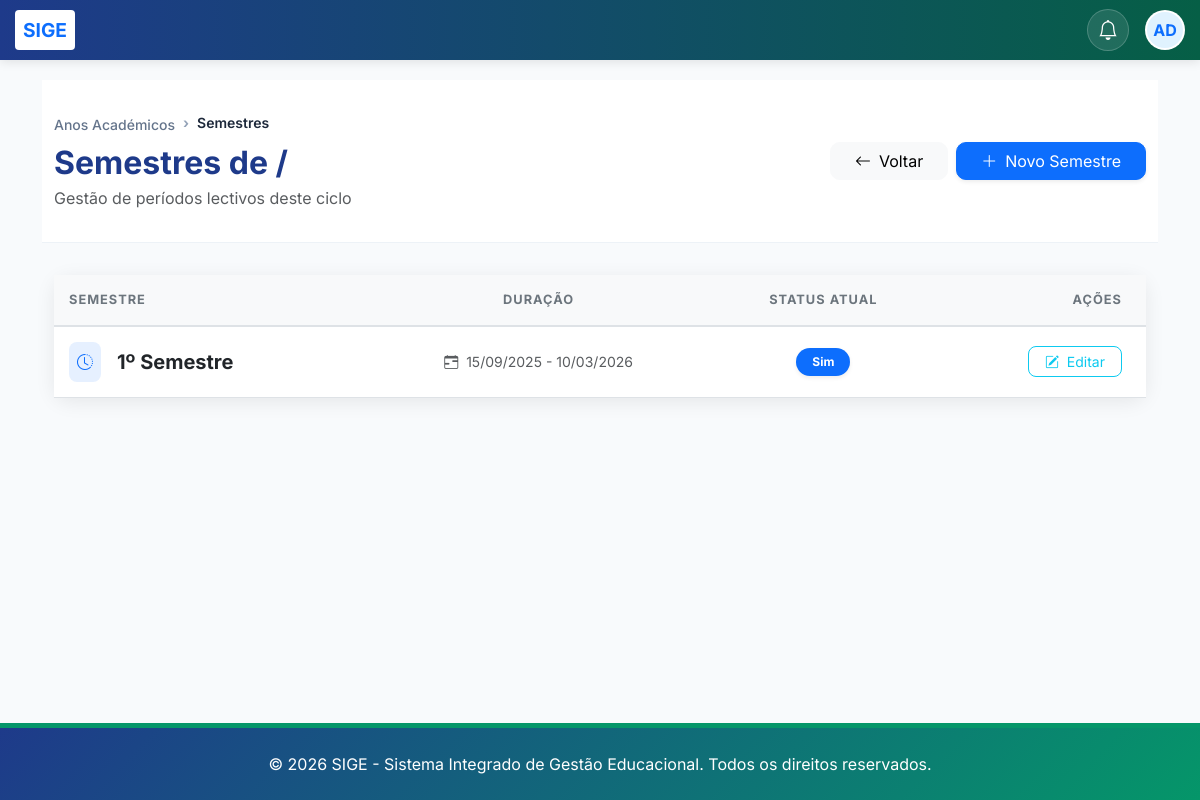
The page /anos-academicos/3/semestres/ (signed in) on the database its author committed.
### core/models.py (models this page shows, shortened)
class Semestre(models.Model):
    SEMESTRE_CHOICES = [
        ('1', '1º Semestre'),
        ('2', '2º Semestre'),
    ]
    ano_academico = models.ForeignKey(AnoAcademico, on_delete=models.CASCADE, related_name='semestres', verbose_name="Ano Académico")
    nome = models.CharField(max_length=20, choices=SEMESTRE_CHOICES, verbose_name="Semestre")
    data_inicio = models.DateField(verbose_name="Data de Início")
    data_fim = models.DateField(verbose_name="Data de Fim")
    ativo = models.BooleanField(default=False, verbose_name="Semestre Atual")
    class Meta:
        verbose_name = "Semestre"
        verbose_name_plural = "Semestres"
        unique_together = ['ano_academico', 'nome']
        ordering = ['ano_academico', 'nome']

### core/views.py (the view)
# urls.py: path('anos-academicos/<int:ano_id>/semestres/', views.semestre_lista, name='semestre_lista'),
@login_required
def semestre_lista(request, ano_id):
    ano = get_object_or_404(AnoAcademico, id=ano_id)
    semestres = ano.semestres.all()
    if request.headers.get('x-requested-with') == 'XMLHttpRequest':
        return render(request, 'core/partials/semestre_lista_inner.html', {'ano': ano, 'semestres': semestres})
    return render(request, 'core/semestre_lista.html', {'ano': ano, 'semestres': semestres})

### core/context_processors.py (called while the page is built)
def subscricao_context(request):
    if not request.user.is_authenticated:
        return {}
    subscricao = Subscricao.objects.filter(estado__in=['ativo', 'teste']).first()
    return {'subscricao': subscricao}

def global_academic_context(request):
    config = ConfiguracaoEscola.objects.first()
    context = {
        'config': config
    }
    if request.user.is_authenticated:
        ano_id = request.session.get('ano_academico_id')
        if ano_id:
            ano_atual = AnoAcademico.objects.filter(id=ano_id).first()
        else:
            ano_atual = AnoAcademico.get_atual()
            if ano_atual:
                request.session['ano_academico_id'] = ano_atual.id
        semestre_atual = None
        if ano_atual:
            semestre_atual = ano_atual.semestres.filter(ativo=True).first()
        perfil = PerfilUsuario.objects.filter(user=request.user).first()
        context.update({
            'ano_atual': ano_atual,
            'semestre_atual': semestre_atual,
            'user_perfil': perfil
        })
    return context

### core/templates/core/semestre_lista.html (shortened to what this page needs)
{% extends 'core/base.html' %}
{% block content %}
<div class="page-header">
    <div class="container">
        <div class="d-flex justify-content-between align-items-center">
            <div>
                <nav aria-label="breadcrumb">
                    <ol class="breadcrumb mb-2">
                        <li class="breadcrumb-item"><a href="{% url 'ano_academico_lista' %}" class="text-decoration-none">Anos Académicos</a></li>
                        <li class="breadcrumb-item active" aria-current="page">Semestres</li>
                    </ol>
                </nav>
                <h2 class="fw-bold mb-1" style="color: #1e3a8a;">Semestres de {{ ano.ano_inicio }}/{{ ano.ano_fim }}</h2>
                <p class="text-muted mb-0">Gestão de períodos lectivos deste ciclo</p>
            </div>
            <div class="d-flex gap-2">
                <a href="{% url 'ano_academico_lista' %}" class="btn btn-light px-4" style="border-radius: 10px;">
                    <i class="bi bi-arrow-left me-2"></i>Voltar
                </a>
                <button type="button" class="btn btn-primary px-4 shadow-sm" style="border-radius: 10px;" onclick="openSemestreModal()">
                    <i class="bi bi-plus-lg me-2"></i>Novo Semestre
                </button>
            </div>
        </div>
    </div>
</div>
<div class="container">
    <div class="card academic-card">
        <div class="card-body p-0">
            <div class="table-responsive">
                <table class="table table-modern mb-0">
                    <thead>
                        <tr>
                            <th>Semestre</th>
                            <th class="text-center">Duração</th>
                            <th class="text-center">Status Atual</th>
                            <th class="text-end pe-4">Ações</th>
                        </tr>
                    </thead>
                    <tbody>
                        {% for semestre in semestres %}
                        <tr>
                            <td>
                                <div class="d-flex align-items-center">
                                    <div class="bg-primary bg-opacity-10 p-2 rounded-3 me-3">
                                        <i class="bi bi-clock-history text-primary"></i>
                                    </div>
                                    <span class="fw-bold text-dark fs-5">{{ semestre.get_nome_display }}</span>
                                </div>
                            </td>
                            <td class="text-center">
                                <div class="small text-muted">
                                    <i class="bi bi-calendar-range me-1"></i>
                                    {{ semestre.data_inicio|date:"d/m/Y" }} - {{ semestre.data_fim|date:"d/m/Y" }}
                                </div>
                            </td>
                            <td class="text-center">
                                {% if semestre.ativo %}
                                <span class="badge bg-primary rounded-pill px-3 py-2 shadow-sm">Sim</span>
                                {% else %}
                                <span class="status-badge bg-secondary bg-opacity-10 text-secondary border border-secondary border-opacity-25">Não</span>
                                {% endif %}
                            </td>
                            <td class="text-end pe-4">
                                <button type="button" class="btn btn-outline-info btn-sm px-3" style="border-radius: 8px;" onclick="openSemestreModal('{{ semestre.pk }}')">
                                    <i class="bi bi-pencil-square me-1"></i> Editar
                                </button>
                            </td>
                        </tr>
                        {% endfor %}
                    </tbody>
                </table>
            </div>
        </div>
    </div>
</div>
{% endblock %}

### core/templates/core/base.html (style rules this page uses)
:root { --primary-color: #1e3a8a; --secondary-color: #059669; --accent-color: #f59e0b; --light-bg: #f8fafc; }
html, body { height: 100%; margin: 0; padding: 0; }
body { font-family: 'Inter', sans-serif; background-color: #f8fafc; display: flex; flex-direction: column; min-height: 100vh; }
.card { transition: transform 0.3s; height: 100%; border-radius: 15px; border: none; box-shadow: 0 4px 6px rgba(0,0,0,0.05); }
.breadcrumb { background: transparent; padding: 0; margin-bottom: 1rem; }
.breadcrumb-item + .breadcrumb-item::before { content: "›"; color: #94a3b8; font-weight: bold; }
.breadcrumb-item a { color: #64748b; text-decoration: none; transition: color 0.2s; font-size: 0.875rem; font-weight: 500; }
.breadcrumb-item.active { color: #1e293b; font-weight: 600; font-size: 0.875rem; }

### core/templates/core/semestre_lista.html (style rules this page uses)
.academic-card { border: none; border-radius: 15px; box-shadow: 0 4px 20px rgba(0,0,0,0.08); transition: transform 0.3s ease; }
.table-modern thead th { background-color: #f8f9fa; text-transform: uppercase; font-size: 0.8rem; letter-spacing: 1px; color: #6c757d; border-bottom: 2px solid #dee2e6; padding: 15px; }
.table-modern tbody td { padding: 15px; vertical-align: middle; }
.page-header { background: white; padding: 2rem 0; margin-bottom: 2rem; border-bottom: 1px solid #edf2f7; }

### rows shown on the page
Semestre: nome "1º Semestre", data_inicio "15/09/2025", data_fim "10/03/2026", ativo "Sim"
